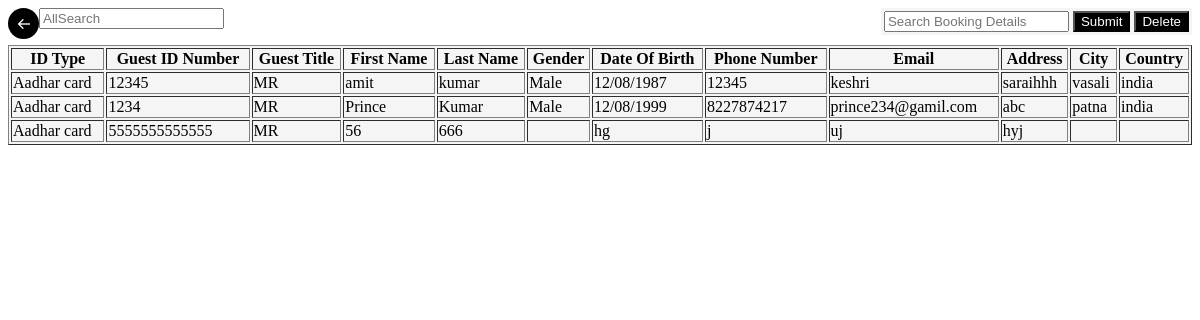
The app's page /searchguest1.php with its own data.
### tables this page shows
CREATE TABLE `guest` (
  `id_type` varchar(20) DEFAULT NULL,
  `guestidno` varchar(20) DEFAULT NULL,
  `guesttit` varchar(20) DEFAULT NULL,
  `firstname` varchar(40) DEFAULT NULL,
  `lastname` varchar(40) DEFAULT NULL,
  `gender` varchar(10) DEFAULT NULL,
  `dob` varchar(20) DEFAULT NULL,
  `phoneno` varchar(20) DEFAULT NULL,
  `email` varchar(20) DEFAULT NULL,
  `address` varchar(20) DEFAULT NULL,
  `city` varchar(20) DEFAULT NULL,
  `country` varchar(20) DEFAULT NULL
);

### connect.php (called while the page is built, shortened)
<?php
class connect
{
  private $u="root";
  private $p="";
  private $d="hotel";
  private $s="localhost";
  public function __construct()
  {
	$this->db_handle=mysqli_connect($this->s,$this->u,$this->p,$this->d);
  }
}
?>

### searchguest1.php (the view, shortened to what this page needs)
<!DOCTYPE html>
<html>
<head>
<link href='https://unpkg.com/boxicons@2.1.4/css/boxicons.min.css' rel='stylesheet'>
</head>
</head>
<body>
<tr>
<th><a href="room.php" id="back_btn"><i class='bx bx-arrow-back'></i></a></th>
</tr>
<div id="search_container">
  <form name="f" method="post" action="searchguest1.php">
    <table>
      <tr>
        <th><input type="text" name="t1" placeholder="Search Booking Details"></th>
        <th><input type="submit" name="b1" value="Submit" id="search_btn"></th>
	<th><input type="submit" name="b2" value="Delete" id="search_btn"></th>
      </tr>
    </table>
  </form>
</div>
<?php
  include 'connect.php';
  class searchguest extends connect
  {
	public function allsearch()
	{
	  if($this->db_handle)
	  {
	  	$result=mysqli_query($this->db_handle,"select * from guest");
		print"<table border=1>
		<tr>
			<input type=text name=t1 placeholder=AllSearch required>
			<th>ID Type</th>
			<th>Guest ID Number</th>
			<th>Guest Title</th>
			<th>First Name</th>
			<th>Last Name</th>
			<th>Gender</th>
			<th>Date Of Birth</th>
			<th>Phone Number</th>
			<th>Email</th>
			<th>Address</th>
			<th>City</th>
			<th>Country</th>
		</tr>";
		while($db_field=mysqli_fetch_assoc($result))
		{
			print"<tr>";
			print"<td>".$db_field['id_type']."</td>";
			print"<td>".$db_field['guestidno']."</td>";
			print"<td>".$db_field['guesttit']."</td>";
			print"<td>".$db_field['firstname']."</td>";
			print"<td>".$db_field['lastname']."</td>";
			print"<td>".$db_field['gender']."</td>";
			print"<td>".$db_field['dob']."</td>";
			print"<td>".$db_field['phoneno']."</td>";
			print"<td>".$db_field['email']."</td>";
			print"<td>".$db_field['address']."</td>";
			print"<td>".$db_field['city']."</td>";
			print"<td>".$db_field['country']."</td>";
		}
	   }
	}
  }
$ob=new searchguest();
$ob->allsearch();
?>

### searchguest1.php (style rules this page uses)
#search_container { top: 0; right: 0; margin-bottom: 10px; float: right; }
table { width: 100%; background-color: #f5f5f5; }
#search_btn { background-color: black; color: white; }
#back_btn { background-color: black; color: white; float: left; border-radius: 50%; height: 15px; width: 15px; padding: 8px; }

### records on screen
guest: id_type "Aadhar card", guestidno "12345", guesttit "MR", firstname "amit", lastname "kumar", gender "Male", dob "12/08/1987", phoneno "12345", email "keshri", address "saraihhh", city "vasali", country "india"
guest: id_type "Aadhar card", guestidno "1234", guesttit "MR", firstname "Prince", lastname "Kumar", gender "Male", dob "12/08/1999", phoneno "8227874217", email "prince234@gamil.com", address "abc", city "patna", country "india"
guest: id_type "Aadhar card", guestidno "5555555555555", guesttit "MR", firstname "56", lastname "666", dob "hg", phoneno "j", email "uj", address "hyj"
